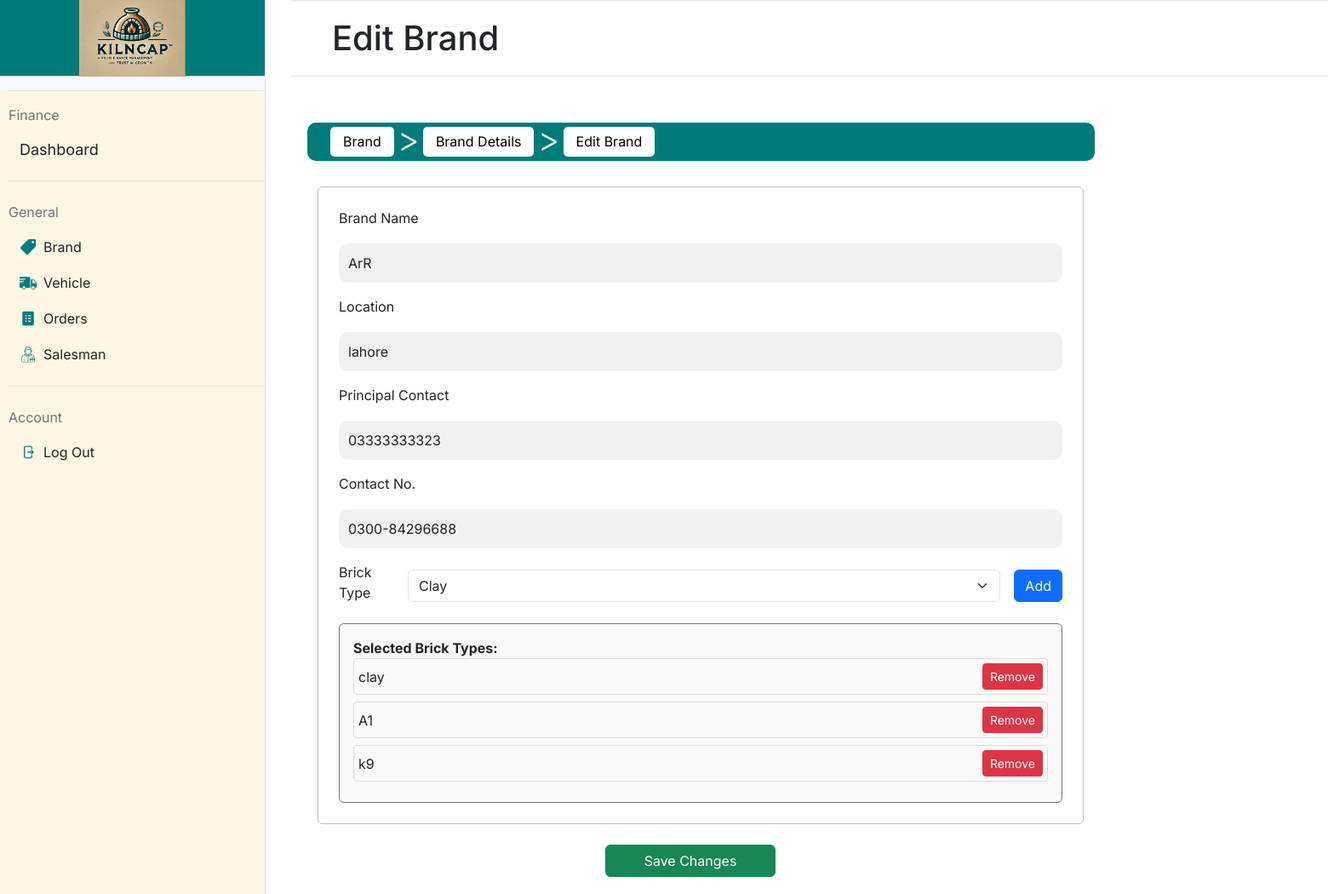
Screenshot of /edit_brand/1 (signed in) with the database file from the repository.
### models/brand.py (models this page shows, shortened)
class Brand(db.Model):
    __tablename__ = 'brands'
    id = db.Column(db.Integer, primary_key=True, autoincrement=True)
    name = db.Column(db.String(30), nullable=False)
    location = db.Column(db.String(100), nullable=False)
    contact_no = db.Column(db.String(12), unique=True, nullable=False)
    principal_contact = db.Column(db.String(12), nullable=False)
    brick_types = db.relationship('BrickType', backref='brand', cascade="all, delete-orphan")

### models/bricktype.py (models this page shows, shortened)
class BrickType(db.Model):
    __tablename__ = 'brick_types'
    id = db.Column(db.Integer, primary_key=True, autoincrement=True)
    type_name = db.Column(db.String(50), nullable=False)
    brand_id = db.Column(db.Integer, db.ForeignKey('brands.id'), nullable=False)  # Foreign key to Brand
    __table_args__ = (
        db.UniqueConstraint('type_name', 'brand_id', name='unique_brick_type_per_brand'),
    )

### app.py (the view, shortened to what this page needs)
@app.route('/edit_brand/<int:brand_id>', methods=['GET', 'POST'])
@login_required
def edit_brand(brand_id):
    brand = Brand.query.get(brand_id)
    if not brand:
        return "Brand not found", 404
    return render_template('edit_brand.html', brand=brand)

### app.py (called while the page is built)
@login_manager.user_loader
def load_user(user_id):
    return User.query.get(int(user_id))

### models/user.py (called while the page is built)
    @property
    def is_active(self):
        return True

### templates/edit_brand.html (shortened to what this page needs)
{% extends "base.html" %}
{% block mainheading %}
Edit Brand
{% endblock %}
{% block maincontent %}
<nav class="navbar navbar-expand-lg"
    style="background-color: #007b7b; border-radius: 10px; padding: 5px 15px; height: 45px; width: 925px;">
    <div class="container-fluid d-flex align-items-center">
        <div class="collapse navbar-collapse" id="navbarNav">
            <ul class="navbar-nav d-flex align-items-center">
                <li class="nav-item">
                    <a class="nav-link text-black" href="{{ url_for('brand') }}"
                        style="background-color: white; color: black; border-radius: 5px; padding: 5px 15px; height: 35px; line-height: 25px; transition: all 0.3s ease;"
                        onmouseover="this.style.backgroundColor='#f0f0f0'; this.style.color='white';"
                        onmouseout="this.style.backgroundColor='white'; this.style.color='black';">Brand</a>
                </li>
                <li class="mx-1"
                    style="color: white; padding-bottom: 5px; font-size: 40px; font-weight: 300;">&gt;</li>
                <li class="nav-item">
                    <a class="nav-link text-black"
                        href="{{ url_for('brand_details', brand_id=brand.id) }}"
                        style="background-color: white; color: black; border-radius: 5px; padding: 5px 15px; height: 35px; line-height: 25px;">Brand
                        Details</a>
                </li>
                <li class="mx-1"
                    style="color: white; padding-bottom: 5px; font-size: 40px; font-weight: 300;">&gt;</li>
                <li class="nav-item">
                    <a class="nav-link text-black" href="#"
                        style="background-color: white; color: black; border-radius: 5px; padding: 5px 15px; height: 35px; line-height: 25px;">Edit
                        Brand</a>
                </li>
            </ul>
        </div>
    </div>
</nav>
<div class="container-fluid" style="margin-top: 30px;">
    <div class="border border-secondary rounded p-4"
        style="max-width: 100%; min-width: 300px; max-width: 900px; border-color: silver !important;">
        <form id="brandForm"
            action="{{ url_for('edit_brand', brand_id=brand.id) }}"
            method="POST">
            <div class="mb-3">
                <label for="brand_name" class="form-label">Brand Name</label>
                <input type="text" name="brand_name" id="brand_name"
                    class="form-control" value="{{ brand.name }}"
                    placeholder="Enter brand name" required>
            </div>
            <div class="mb-3">
                <label for="location" class="form-label">Location</label>
                <input type="text" name="location" id="location"
                    class="form-control" value="{{ brand.location }}"
                    placeholder="Enter location" required>
            </div>
            <div class="mb-3">
                <label for="principal_contact" class="form-label">Principal
                    Contact</label>
                <input type="text" name="principal_contact"
                    id="principal_contact"
                    class="form-control" value="{{ brand.principal_contact }}"
                    placeholder="Enter contact 10 to 15 digit"  pattern="^\d{10,15}$" required>
            </div>
            <div class="mb-3">
                <label for="contact_no" class="form-label">Contact No.</label>
                <input type="text" name="contact_no" id="contact_no"
                    class="form-control" value="{{ brand.contact_no }}"
                    placeholder="Enter contact number" required>
            </div>
            <div class="mb-3 d-flex align-items-center">
                <label for="brick_type" class="form-label me-3">Brick
                    Type</label>
                <select id="brick_type" class="form-select"
                    style="min-width: 200px;">
                    <option value="clay">Clay</option>
                </select>
                <button type="button" id="addBrickTypeBtn"
                    class="btn btn-primary ms-3">Add</button>
            </div>
            <div id="selectedBrickTypesContainer"
                class="border border-secondary rounded p-3"
                style="background-color: #f9f9f9; margin-top: 15px;">
                <p style="margin: 0; font-weight: bold;">Selected Brick
                    Types:</p>
                {% for brick_type in brand.brick_types %}
                <div class="d-flex align-items-center mb-2"
                    style="padding: 5px; border: 1px solid #ddd; border-radius: 4px;">
                    <span class="me-3" style="flex-grow: 1;">{{
                        brick_type.type_name }}</span>
                    <button type="button"
                        class="btn btn-sm btn-danger removeBrickTypeBtn">Remove</button>
                </div>
                {% endfor %}
            </div>
        </form>
    </div>
</div>
<div class="mt-4">
    <button type="submit" class="btn btn-success" form="brandForm"
        style="width: 200px; margin-bottom: 20px; margin-left: 350px;">Save
        Changes</button>
</div>
{% endblock %}

### static/styles.css (style rules this page uses)
body { font-family: "Inter"; margin: 0; height: 100vh; display: flex; }
input[type="text"], input[type="password"] { width: 100%; padding: 10px; margin-top: 10px; background-color: #f2f1f1; border: 1px solid #f2f1f1; border-radius: 10px; }

### rows the page displays
Brand: brand_name "ArR", location "lahore", principal_contact "03333333323", contact_no "0300-84296688"
BrickType: type_name "clay"
BrickType: type_name "A1"
BrickType: type_name "k9"
